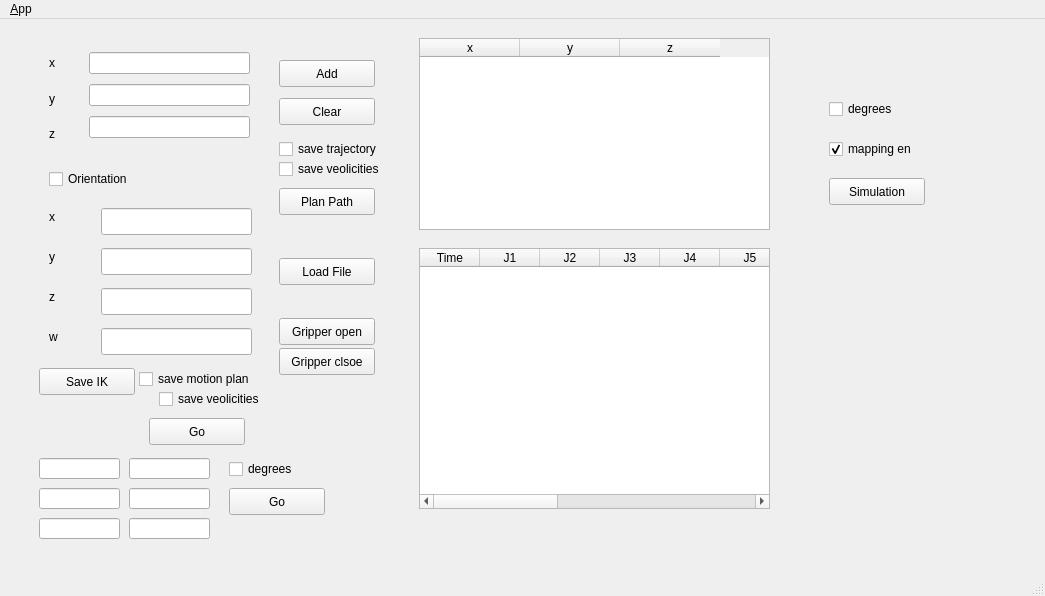
<?xml version="1.0" encoding="UTF-8"?>
<ui version="4.0">
 <class>MainWindowDesign</class>
 <widget class="QMainWindow" name="MainWindowDesign">
  <property name="geometry">
   <rect>
    <x>0</x>
    <y>0</y>
    <width>1045</width>
    <height>596</height>
   </rect>
  </property>
  <property name="windowTitle">
   <string>Denso VP6242</string>
  </property>
  <property name="windowIcon">
   <iconset resource="../resources/images.qrc">
    <normaloff>:/images/icon.png</normaloff>:/images/icon.png</iconset>
  </property>
  <property name="locale">
   <locale language="English" country="Australia"/>
  </property>
  <widget class="QWidget" name="centralwidget">
   <layout class="QHBoxLayout">
    <item>
     <widget class="QWidget" name="widget" native="true">
      <widget class="QWidget" name="widget_2" native="true">
       <property name="geometry">
        <rect>
         <x>30</x>
         <y>10</y>
         <width>241</width>
         <height>411</height>
        </rect>
       </property>
       <widget class="QPushButton" name="btn_ros">
        <property name="geometry">
         <rect>
          <x>110</x>
          <y>380</y>
          <width>96</width>
          <height>27</height>
         </rect>
        </property>
        <property name="text">
         <string>Go</string>
        </property>
       </widget>
       <widget class="QWidget" name="layoutWidget">
        <property name="geometry">
         <rect>
          <x>50</x>
          <y>10</y>
          <width>161</width>
          <height>95</height>
         </rect>
        </property>
        <layout class="QVBoxLayout" name="verticalLayout">
         <item>
          <widget class="QLineEdit" name="txtX">
           <property name="text">
            <string/>
           </property>
          </widget>
         </item>
         <item>
          <widget class="QLineEdit" name="txtY"/>
         </item>
         <item>
          <widget class="QLineEdit" name="txtZ"/>
         </item>
        </layout>
       </widget>
       <widget class="QWidget" name="layoutWidget">
        <property name="geometry">
         <rect>
          <x>10</x>
          <y>10</y>
          <width>16</width>
          <height>101</height>
         </rect>
        </property>
        <layout class="QVBoxLayout" name="verticalLayout_2">
         <item>
          <widget class="QLabel" name="label">
           <property name="text">
            <string>x</string>
           </property>
          </widget>
         </item>
         <item>
          <widget class="QLabel" name="label_2">
           <property name="text">
            <string>y</string>
           </property>
          </widget>
         </item>
         <item>
          <widget class="QLabel" name="label_3">
           <property name="text">
            <string>z</string>
           </property>
          </widget>
         </item>
        </layout>
       </widget>
       <widget class="QCheckBox" name="chk_orientation">
        <property name="geometry">
         <rect>
          <x>10</x>
          <y>130</y>
          <width>141</width>
          <height>22</height>
         </rect>
        </property>
        <property name="text">
         <string>Orientation</string>
        </property>
       </widget>
       <widget class="QLineEdit" name="txtQuartX">
        <property name="geometry">
         <rect>
          <x>62</x>
          <y>170</y>
          <width>151</width>
          <height>27</height>
         </rect>
        </property>
       </widget>
       <widget class="QLineEdit" name="txtQuartY">
        <property name="geometry">
         <rect>
          <x>62</x>
          <y>210</y>
          <width>151</width>
          <height>27</height>
         </rect>
        </property>
       </widget>
       <widget class="QLineEdit" name="txtQuartZ">
        <property name="geometry">
         <rect>
          <x>62</x>
          <y>250</y>
          <width>151</width>
          <height>27</height>
         </rect>
        </property>
       </widget>
       <widget class="QLineEdit" name="txtQuartW">
        <property name="geometry">
         <rect>
          <x>62</x>
          <y>290</y>
          <width>151</width>
          <height>27</height>
         </rect>
        </property>
       </widget>
       <widget class="QLabel" name="label_4">
        <property name="geometry">
         <rect>
          <x>10</x>
          <y>170</y>
          <width>41</width>
          <height>17</height>
         </rect>
        </property>
        <property name="text">
         <string>x</string>
        </property>
       </widget>
       <widget class="QLabel" name="label_5">
        <property name="geometry">
         <rect>
          <x>10</x>
          <y>210</y>
          <width>41</width>
          <height>17</height>
         </rect>
        </property>
        <property name="text">
         <string>y</string>
        </property>
       </widget>
       <widget class="QLabel" name="label_6">
        <property name="geometry">
         <rect>
          <x>10</x>
          <y>250</y>
          <width>41</width>
          <height>17</height>
         </rect>
        </property>
        <property name="text">
         <string>z</string>
        </property>
       </widget>
       <widget class="QLabel" name="label_7">
        <property name="geometry">
         <rect>
          <x>10</x>
          <y>290</y>
          <width>41</width>
          <height>17</height>
         </rect>
        </property>
        <property name="text">
         <string>w</string>
        </property>
       </widget>
       <widget class="QPushButton" name="btn_save_ik">
        <property name="geometry">
         <rect>
          <x>0</x>
          <y>330</y>
          <width>96</width>
          <height>27</height>
         </rect>
        </property>
        <property name="text">
         <string>Save IK</string>
        </property>
       </widget>
       <widget class="QCheckBox" name="chk_mp">
        <property name="geometry">
         <rect>
          <x>100</x>
          <y>330</y>
          <width>151</width>
          <height>22</height>
         </rect>
        </property>
        <property name="text">
         <string>save motion plan</string>
        </property>
       </widget>
       <widget class="QCheckBox" name="chk_vel1">
        <property name="geometry">
         <rect>
          <x>120</x>
          <y>350</y>
          <width>131</width>
          <height>22</height>
         </rect>
        </property>
        <property name="text">
         <string>save veolicities</string>
        </property>
       </widget>
      </widget>
      <widget class="QPushButton" name="btn_add">
       <property name="geometry">
        <rect>
         <x>270</x>
         <y>32</y>
         <width>96</width>
         <height>27</height>
        </rect>
       </property>
       <property name="text">
        <string>Add</string>
       </property>
      </widget>
      <widget class="QPushButton" name="btn_clear">
       <property name="geometry">
        <rect>
         <x>270</x>
         <y>70</y>
         <width>96</width>
         <height>27</height>
        </rect>
       </property>
       <property name="text">
        <string>Clear</string>
       </property>
      </widget>
      <widget class="QPushButton" name="btn_path">
       <property name="geometry">
        <rect>
         <x>270</x>
         <y>160</y>
         <width>96</width>
         <height>27</height>
        </rect>
       </property>
       <property name="text">
        <string>Plan Path</string>
       </property>
      </widget>
      <widget class="QTableWidget" name="tblData">
       <property name="geometry">
        <rect>
         <x>410</x>
         <y>220</y>
         <width>351</width>
         <height>261</height>
        </rect>
       </property>
       <property name="rowCount">
        <number>0</number>
       </property>
       <property name="columnCount">
        <number>13</number>
       </property>
       <attribute name="horizontalHeaderCascadingSectionResizes">
        <bool>false</bool>
       </attribute>
       <attribute name="horizontalHeaderDefaultSectionSize">
        <number>60</number>
       </attribute>
       <attribute name="horizontalHeaderMinimumSectionSize">
        <number>60</number>
       </attribute>
       <attribute name="verticalHeaderDefaultSectionSize">
        <number>50</number>
       </attribute>
       <attribute name="verticalHeaderMinimumSectionSize">
        <number>50</number>
       </attribute>
       <column>
        <property name="text">
         <string>Time</string>
        </property>
       </column>
       <column>
        <property name="text">
         <string>J1</string>
        </property>
       </column>
       <column>
        <property name="text">
         <string>J2</string>
        </property>
       </column>
       <column>
        <property name="text">
         <string>J3</string>
        </property>
       </column>
       <column>
        <property name="text">
         <string>J4</string>
        </property>
       </column>
       <column>
        <property name="text">
         <string>J5</string>
        </property>
       </column>
       <column>
        <property name="text">
         <string>J6</string>
        </property>
       </column>
       <column>
        <property name="text">
         <string>V1</string>
        </property>
       </column>
       <column>
        <property name="text">
         <string>V2</string>
        </property>
       </column>
       <column>
        <property name="text">
         <string>V3</string>
        </property>
       </column>
       <column>
        <property name="text">
         <string>V4</string>
        </property>
       </column>
       <column>
        <property name="text">
         <string>V5</string>
        </property>
       </column>
       <column>
        <property name="text">
         <string>V6</string>
        </property>
       </column>
      </widget>
      <widget class="QTableWidget" name="tblPath">
       <property name="geometry">
        <rect>
         <x>410</x>
         <y>10</y>
         <width>351</width>
         <height>192</height>
        </rect>
       </property>
       <column>
        <property name="text">
         <string>x</string>
        </property>
       </column>
       <column>
        <property name="text">
         <string>y</string>
        </property>
       </column>
       <column>
        <property name="text">
         <string>z</string>
        </property>
       </column>
      </widget>
      <widget class="QLabel" name="lblS">
       <property name="geometry">
        <rect>
         <x>270</x>
         <y>200</y>
         <width>111</width>
         <height>21</height>
        </rect>
       </property>
       <property name="text">
        <string/>
       </property>
      </widget>
      <widget class="QPushButton" name="btn_load">
       <property name="geometry">
        <rect>
         <x>270</x>
         <y>230</y>
         <width>96</width>
         <height>27</height>
        </rect>
       </property>
       <property name="text">
        <string>Load File</string>
       </property>
      </widget>
      <widget class="QCheckBox" name="chk_vel2">
       <property name="geometry">
        <rect>
         <x>270</x>
         <y>130</y>
         <width>131</width>
         <height>22</height>
        </rect>
       </property>
       <property name="text">
        <string>save veolicities</string>
       </property>
      </widget>
      <widget class="QCheckBox" name="chk_traj">
       <property name="geometry">
        <rect>
         <x>270</x>
         <y>110</y>
         <width>131</width>
         <height>22</height>
        </rect>
       </property>
       <property name="text">
        <string>save trajectory</string>
       </property>
      </widget>
      <widget class="QPushButton" name="btn_grip_open">
       <property name="geometry">
        <rect>
         <x>270</x>
         <y>290</y>
         <width>96</width>
         <height>27</height>
        </rect>
       </property>
       <property name="text">
        <string>Gripper open</string>
       </property>
      </widget>
      <widget class="QPushButton" name="btn_grip_close">
       <property name="geometry">
        <rect>
         <x>270</x>
         <y>320</y>
         <width>96</width>
         <height>27</height>
        </rect>
       </property>
       <property name="text">
        <string>Gripper clsoe</string>
       </property>
      </widget>
      <widget class="QLineEdit" name="txt_j1">
       <property name="geometry">
        <rect>
         <x>30</x>
         <y>430</y>
         <width>81</width>
         <height>21</height>
        </rect>
       </property>
      </widget>
      <widget class="QLineEdit" name="txt_j2">
       <property name="geometry">
        <rect>
         <x>30</x>
         <y>460</y>
         <width>81</width>
         <height>21</height>
        </rect>
       </property>
      </widget>
      <widget class="QLineEdit" name="txt_j3">
       <property name="geometry">
        <rect>
         <x>30</x>
         <y>490</y>
         <width>81</width>
         <height>21</height>
        </rect>
       </property>
      </widget>
      <widget class="QLineEdit" name="txt_j4">
       <property name="geometry">
        <rect>
         <x>120</x>
         <y>430</y>
         <width>81</width>
         <height>21</height>
        </rect>
       </property>
      </widget>
      <widget class="QLineEdit" name="txt_j5">
       <property name="geometry">
        <rect>
         <x>120</x>
         <y>460</y>
         <width>81</width>
         <height>21</height>
        </rect>
       </property>
      </widget>
      <widget class="QLineEdit" name="txt_j6">
       <property name="geometry">
        <rect>
         <x>120</x>
         <y>490</y>
         <width>81</width>
         <height>21</height>
        </rect>
       </property>
      </widget>
      <widget class="QPushButton" name="btn_jnt_cmd">
       <property name="geometry">
        <rect>
         <x>220</x>
         <y>460</y>
         <width>96</width>
         <height>27</height>
        </rect>
       </property>
       <property name="text">
        <string>Go</string>
       </property>
      </widget>
      <widget class="QCheckBox" name="chk_jng_deg">
       <property name="geometry">
        <rect>
         <x>220</x>
         <y>430</y>
         <width>96</width>
         <height>22</height>
        </rect>
       </property>
       <property name="text">
        <string>degrees</string>
       </property>
      </widget>
      <widget class="QPushButton" name="btn_sim">
       <property name="geometry">
        <rect>
         <x>820</x>
         <y>150</y>
         <width>96</width>
         <height>27</height>
        </rect>
       </property>
       <property name="text">
        <string>Simulation</string>
       </property>
      </widget>
      <widget class="QCheckBox" name="chk_sim_deg">
       <property name="geometry">
        <rect>
         <x>820</x>
         <y>70</y>
         <width>96</width>
         <height>22</height>
        </rect>
       </property>
       <property name="text">
        <string>degrees</string>
       </property>
      </widget>
      <widget class="QCheckBox" name="chk_sim_map">
       <property name="geometry">
        <rect>
         <x>820</x>
         <y>110</y>
         <width>121</width>
         <height>22</height>
        </rect>
       </property>
       <property name="text">
        <string>mapping en</string>
       </property>
       <property name="checked">
        <bool>true</bool>
       </property>
      </widget>
     </widget>
    </item>
   </layout>
  </widget>
  <widget class="QStatusBar" name="statusbar"/>
  <widget class="QMenuBar" name="menubar">
   <property name="geometry">
    <rect>
     <x>0</x>
     <y>0</y>
     <width>1045</width>
     <height>25</height>
    </rect>
   </property>
   <widget class="QMenu" name="menu_File">
    <property name="title">
     <string>&amp;App</string>
    </property>
    <addaction name="action_Preferences"/>
    <addaction name="separator"/>
    <addaction name="actionAbout"/>
    <addaction name="actionAbout_Qt"/>
    <addaction name="separator"/>
    <addaction name="action_Quit"/>
   </widget>
   <addaction name="menu_File"/>
  </widget>
  <action name="action_Quit">
   <property name="text">
    <string>&amp;Quit</string>
   </property>
   <property name="shortcut">
    <string>Ctrl+Q</string>
   </property>
   <property name="shortcutContext">
    <enum>Qt::ApplicationShortcut</enum>
   </property>
  </action>
  <action name="action_Preferences">
   <property name="text">
    <string>&amp;Preferences</string>
   </property>
  </action>
  <action name="actionAbout">
   <property name="text">
    <string>&amp;About</string>
   </property>
  </action>
  <action name="actionAbout_Qt">
   <property name="text">
    <string>About &amp;Qt</string>
   </property>
  </action>
 </widget>
 <resources>
  <include location="../resources/images.qrc"/>
 </resources>
 <connections>
  <connection>
   <sender>action_Quit</sender>
   <signal>triggered()</signal>
   <receiver>MainWindowDesign</receiver>
   <slot>close()</slot>
   <hints>
    <hint type="sourcelabel">
     <x>-1</x>
     <y>-1</y>
    </hint>
    <hint type="destinationlabel">
     <x>399</x>
     <y>299</y>
    </hint>
   </hints>
  </connection>
 </connections>
</ui>
